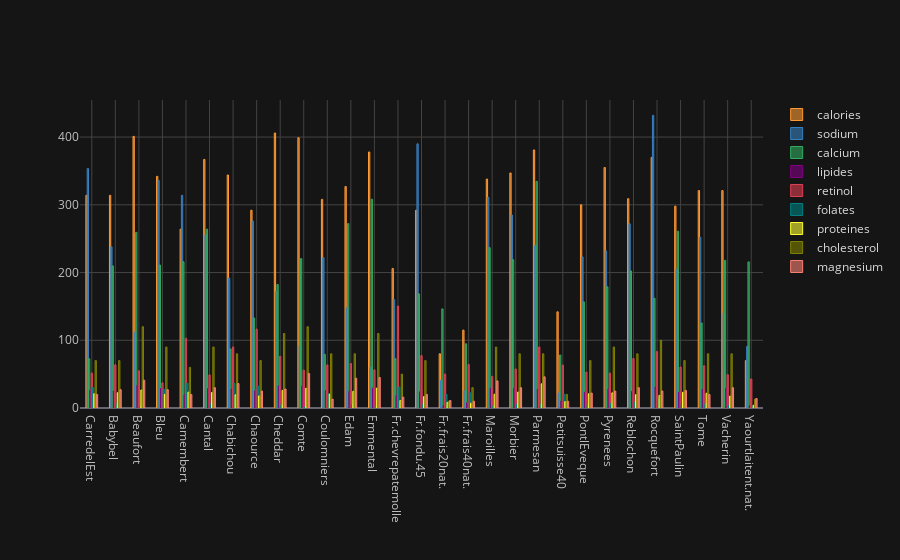

Notebook code for this chart:
### Code cell
## appliquer les thèmes de cufflinks :
cf.set_config_file(theme="solar") ## thème solar
f.iplot(kind="bar", barmode="group",
        bargap=0.5) ## espacer les colonnes de 0.5

### Figure 1 — Plotly figure (JSON) as saved in the notebook; plotly's stock layout.template omitted (floating-point values rounded to 4 significant figures)
{"data": [{"marker": {"color": "rgba(255, 153, 51, 0.6)", "line": {"color": "rgba(255, 153, 51, 1.0)", "width": 1}}, "name": "calories", "orientation": "v", "text": "", "type": "bar", "x": ["CarredelEst", "Babybel", "Beaufort", "Bleu", "Camembert", "Cantal", "Chabichou", "Chaource", "Cheddar", "Comte", "Coulomniers", "Edam", "Emmental", "Fr.chevrepatemolle", "Fr.fondu.45", "Fr.frais20nat.", "Fr.frais40nat.", "Maroilles", "Morbier", "Parmesan", "Petitsuisse40", "PontlEveque", "Pyrenees", "Reblochon", "Rocquefort", "SaintPaulin", "Tome", "Vacherin", "Yaourtlaitent.nat."], "y": [314, 314, 401, 342, 264, 367, 344, 292, 406, 399, 308, 327, 378, 206, 292, 80, 115, 338, 347, 381, 142, 300, 355, 309, 370, 298, 321, 321, 70]}, {"marker": {"color": "rgba(55, 128, 191, 0.6)", "line": {"color": "rgba(55, 128, 191, 1.0)", "width": 1}}, "name": "sodium", "orientation": "v", "text": "", "type": "bar", "x": ["CarredelEst", "Babybel", "Beaufort", "Bleu", "Camembert", "Cantal", "Chabichou", "Chaource", "Cheddar", "Comte", "Coulomniers", "Edam", "Emmental", "Fr.chevrepatemolle", "Fr.fondu.45", "Fr.frais20nat.", "Fr.frais40nat.", "Maroilles", "Morbier", "Parmesan", "Petitsuisse40", "PontlEveque", "Pyrenees", "Reblochon", "Rocquefort", "SaintPaulin", "Tome", "Vacherin", "Yaourtlaitent.nat."], "y": [353.5, 238, 112, 336, 314, 256, 192, 276, 172, 92, 222, 148, 60, 160, 390, 41, 25, 311, 285, 240, 22, 223, 232, 272, 432, 205, 252, 140, 91]}, {"marker": {"color": "rgba(50, 171, 96, 0.6)", "line": {"color": "rgba(50, 171, 96, 1.0)", "width": 1}}, "name": "calcium", "orientation": "v", "text": "", "type": "bar", "x": ["CarredelEst", "Babybel", "Beaufort", "Bleu", "Camembert", "Cantal", "Chabichou", "Chaource", "Cheddar", "Comte", "Coulomniers", "Edam", "Emmental", "Fr.chevrepatemolle", "Fr.fondu.45", "Fr.frais20nat.", "Fr.frais40nat.", "Maroilles", "Morbier", "Parmesan", "Petitsuisse40", "PontlEveque", "Pyrenees", "Reblochon", "Rocquefort", "SaintPaulin", "Tome", "Vacherin", "Yaourtlaitent.nat."], "y": [72.6, 209.8, 259.4, 211.1, 215.9, 264, 87.2, 132.9, 182.3, 220.5, 79.2, 272.2, 308.2, 72.8, 168.5, 146.3, 94.8, 236.7, 219, 334.6, 78.2, 156.7, 178.9, 202.3, 162, 261, 125.5, 218, 215.7]}, {"marker": {"color": "rgba(128, 0, 128, 0.6)", "line": {"color": "rgba(128, 0, 128, 1.0)", "width": 1}}, "name": "lipides", "orientation": "v", "text": "", "type": "bar", "x": ["CarredelEst", "Babybel", "Beaufort", "Bleu", "Camembert", "Cantal", "Chabichou", "Chaource", "Cheddar", "Comte", "Coulomniers", "Edam", "Emmental", "Fr.chevrepatemolle", "Fr.fondu.45", "Fr.frais20nat.", "Fr.frais40nat.", "Maroilles", "Morbier", "Parmesan", "Petitsuisse40", "PontlEveque", "Pyrenees", "Reblochon", "Rocquefort", "SaintPaulin", "Tome", "Vacherin", "Yaourtlaitent.nat."], "y": [26.3, 25.1, 33.3, 28.9, 19.5, 28.8, 27.9, 25.4, 32.5, 32.4, 25.6, 24.7, 29.4, 18.5, 24, 3.5, 7.8, 29.1, 29.5, 27.5, 10.4, 23.4, 28, 24.6, 31.2, 23.3, 27.3, 29.3, 3.4]}, {"marker": {"color": "rgba(219, 64, 82, 0.6)", "line": {"color": "rgba(219, 64, 82, 1.0)", "width": 1}}, "name": "retinol", "orientation": "v", "text": "", "type": "bar", "x": ["CarredelEst", "Babybel", "Beaufort", "Bleu", "Camembert", "Cantal", "Chabichou", "Chaource", "Cheddar", "Comte", "Coulomniers", "Edam", "Emmental", "Fr.chevrepatemolle", "Fr.fondu.45", "Fr.frais20nat.", "Fr.frais40nat.", "Maroilles", "Morbier", "Parmesan", "Petitsuisse40", "PontlEveque", "Pyrenees", "Reblochon", "Rocquefort", "SaintPaulin", "Tome", "Vacherin", "Yaourtlaitent.nat."], "y": [51.6, 63.7, 54.9, 37.1, 103, 48.8, 90.1, 116.4, 76.4, 55.9, 63.6, 65.7, 56.3, 150.5, 77.4, 50, 64.3, 46.7, 57.6, 90, 63.4, 53, 51.5, 73.1, 83.5, 60.4, 62.3, 49.2, 42.9]}, {"marker": {"color": "rgba(0, 128, 128, 0.6)", "line": {"color": "rgba(0, 128, 128, 1.0)", "width": 1}}, "name": "folates", "orientation": "v", "text": "", "type": "bar", "x": ["CarredelEst", "Babybel", "Beaufort", "Bleu", "Camembert", "Cantal", "Chabichou", "Chaource", "Cheddar", "Comte", "Coulomniers", "Edam", "Emmental", "Fr.chevrepatemolle", "Fr.fondu.45", "Fr.frais20nat.", "Fr.frais40nat.", "Maroilles", "Morbier", "Parmesan", "Petitsuisse40", "PontlEveque", "Pyrenees", "Reblochon", "Rocquefort", "SaintPaulin", "Tome", "Vacherin", "Yaourtlaitent.nat."], "y": [30.3, 6.4, 1.2, 27.5, 36.4, 5.7, 36.3, 32.5, 4.9, 1.3, 21.1, 5.5, 2.4, 31, 5.5, 20, 22.6, 3.6, 5.8, 5.2, 20.4, 4, 6.8, 8.1, 13.3, 6.7, 6.2, 3.7, 2.9]}, {"marker": {"color": "rgba(255, 255, 51, 0.6)", "line": {"color": "rgba(255, 255, 51, 1.0)", "width": 1}}, "name": "proteines", "orientation": "v", "text": "", "type": "bar", "x": ["CarredelEst", "Babybel", "Beaufort", "Bleu", "Camembert", "Cantal", "Chabichou", "Chaource", "Cheddar", "Comte", "Coulomniers", "Edam", "Emmental", "Fr.chevrepatemolle", "Fr.fondu.45", "Fr.frais20nat.", "Fr.frais40nat.", "Maroilles", "Morbier", "Parmesan", "Petitsuisse40", "PontlEveque", "Pyrenees", "Reblochon", "Rocquefort", "SaintPaulin", "Tome", "Vacherin", "Yaourtlaitent.nat."], "y": [21, 22.6, 26.6, 20.2, 23.4, 23, 19.5, 17.8, 26, 29.2, 20.5, 24.7, 29.4, 11.1, 16.8, 8.3, 7, 20.4, 23.6, 35.7, 9.4, 21.1, 22.4, 19.7, 18.7, 23.3, 21.8, 17.6, 4.1]}, {"marker": {"color": "rgba(128, 128, 0, 0.6)", "line": {"color": "rgba(128, 128, 0, 1.0)", "width": 1}}, "name": "cholesterol", "orientation": "v", "text": "", "type": "bar", "x": ["CarredelEst", "Babybel", "Beaufort", "Bleu", "Camembert", "Cantal", "Chabichou", "Chaource", "Cheddar", "Comte", "Coulomniers", "Edam", "Emmental", "Fr.chevrepatemolle", "Fr.fondu.45", "Fr.frais20nat.", "Fr.frais40nat.", "Maroilles", "Morbier", "Parmesan", "Petitsuisse40", "PontlEveque", "Pyrenees", "Reblochon", "Rocquefort", "SaintPaulin", "Tome", "Vacherin", "Yaourtlaitent.nat."], "y": [70, 70, 120, 90, 60, 90, 80, 70, 110, 120, 80, 80, 110, 50, 70, 10, 30, 90, 80, 80, 20, 70, 90, 80, 100, 70, 80, 80, 13]}, {"marker": {"color": "rgba(251, 128, 114, 0.6)", "line": {"color": "rgba(251, 128, 114, 1.0)", "width": 1}}, "name": "magnesium", "orientation": "v", "text": "", "type": "bar", "x": ["CarredelEst", "Babybel", "Beaufort", "Bleu", "Camembert", "Cantal", "Chabichou", "Chaource", "Cheddar", "Comte", "Coulomniers", "Edam", "Emmental", "Fr.chevrepatemolle", "Fr.fondu.45", "Fr.frais20nat.", "Fr.frais40nat.", "Maroilles", "Morbier", "Parmesan", "Petitsuisse40", "PontlEveque", "Pyrenees", "Reblochon", "Rocquefort", "SaintPaulin", "Tome", "Vacherin", "Yaourtlaitent.nat."], "y": [20, 27, 41, 27, 20, 30, 36, 25, 28, 51, 13, 44, 45, 16, 20, 11, 10, 40, 30, 46, 10, 22, 25, 30, 25, 26, 20, 30, 14]}], "layout": {"bargap": 0.5, "barmode": "group", "legend": {"bgcolor": "#151516", "font": {"color": "#D9D9D9"}}, "paper_bgcolor": "#151516", "plot_bgcolor": "#151516", "title": {"font": {"color": "#D9D9D9"}}, "xaxis": {"gridcolor": "#434343", "showgrid": true, "tickfont": {"color": "#C2C2C2"}, "title": {"font": {"color": "#D9D9D9"}, "text": ""}, "zerolinecolor": "#666570"}, "yaxis": {"gridcolor": "#434343", "showgrid": true, "tickfont": {"color": "#C2C2C2"}, "title": {"font": {"color": "#D9D9D9"}, "text": ""}, "zerolinecolor": "#666570"}}}
